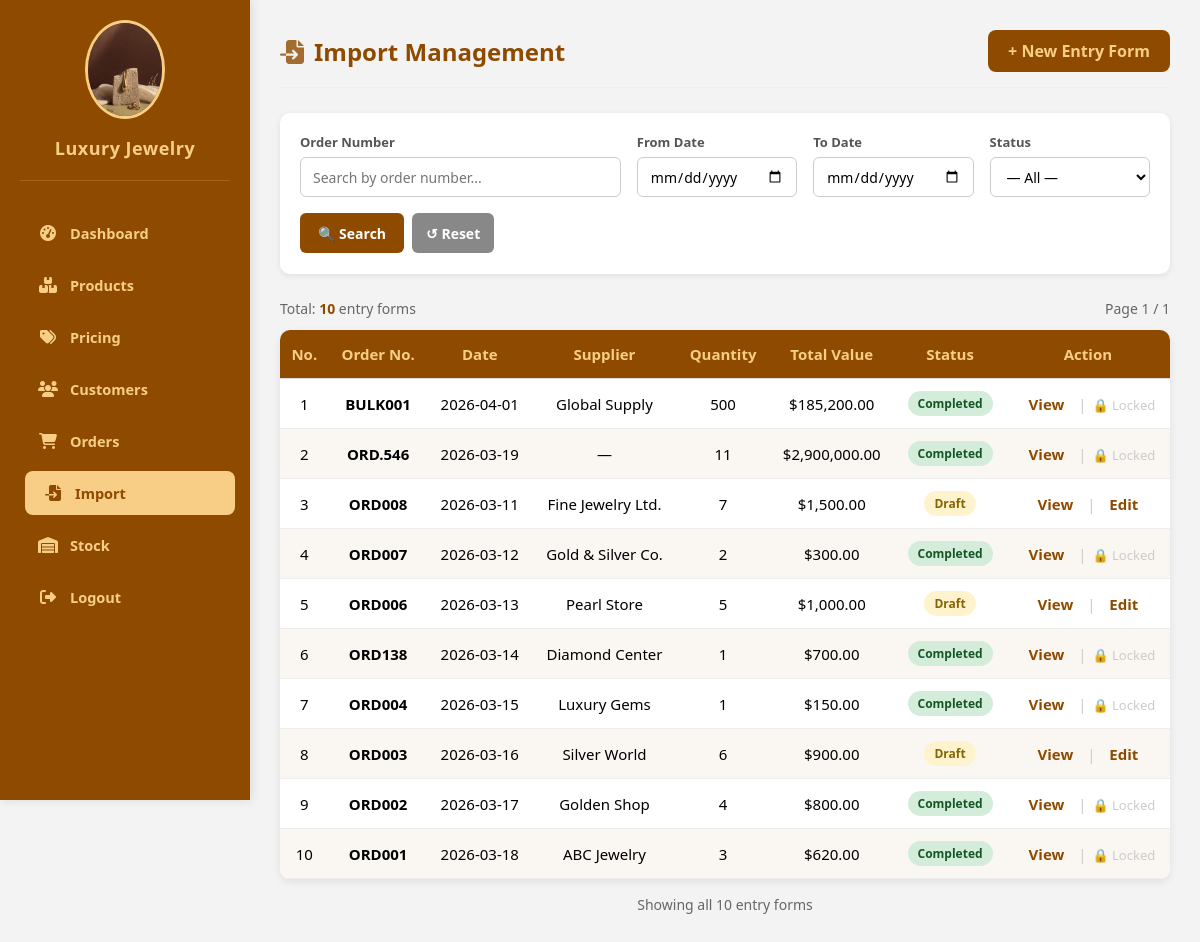
/Jewellery/admin/Import_product/import_management.php, run on the app's committed database.
### tables this page shows
CREATE TABLE `goods_receipt` (
  `id` int(11) NOT NULL AUTO_INCREMENT,
  `order_number` varchar(50) NOT NULL,
  `entry_date` date NOT NULL,
  `supplier` varchar(255) DEFAULT NULL,
  `total_quantity` int(11) DEFAULT 0,
  `total_value` decimal(15,2) DEFAULT 0.00,
  `status` enum('Draft','Completed') DEFAULT 'Draft',
  `created_at` timestamp NOT NULL DEFAULT current_timestamp(),
  PRIMARY KEY (`id`)
);

### Jewellery/admin/Import_product/import_management.php (the view, shortened to what this page needs)
<!DOCTYPE html>
<html lang="en">
<head>
  <link rel="stylesheet" href="../admin_function.css">
</head>
<body>
  <?php
  require_once "../../config/config.php";
  $search_order = trim($_GET['order'] ?? '');
  $search_from = trim($_GET['from'] ?? '');
  $search_to = trim($_GET['to'] ?? '');
  $search_status = trim($_GET['status'] ?? '');
  $page = max(1, (int) ($_GET['page'] ?? 1));
  $per_page = 10;
  $where_clauses = ['1'];
  $params = [];
  $types = '';
  $where_sql = implode(' AND ', $where_clauses);
  $count_sql = "SELECT COUNT(*) AS total FROM goods_receipt WHERE $where_sql";
  if ($params) {
    $stmt_count = $conn->prepare($count_sql);
    $stmt_count->bind_param($types, ...$params);
    $stmt_count->execute();
    $total_rows = $stmt_count->get_result()->fetch_assoc()['total'];
    $stmt_count->close();
  } else {
    $total_rows = $conn->query($count_sql)->fetch_assoc()['total'];
  }
  $total_pages = max(1, (int) ceil($total_rows / $per_page));
  $page = min($page, $total_pages);
  $offset = ($page - 1) * $per_page;
  $data_sql = "SELECT * FROM goods_receipt WHERE $where_sql ORDER BY id DESC LIMIT $per_page OFFSET $offset";
  if ($params) {
    $stmt_data = $conn->prepare($data_sql);
    $stmt_data->bind_param($types, ...$params);
    $stmt_data->execute();
    $result = $stmt_data->get_result();
  } else {
    $result = $conn->query($data_sql);
  }
  $rows = $result->fetch_all(MYSQLI_ASSOC);
  $is_searching = ($search_order !== '' || $search_from !== '' || $search_to !== '' || $search_status !== '');
  ?>
  <?php include '../sidebar_include.php'; ?>
  <main class="content">
    <div class="page-header">
      <h1><i class="fas fa-file-import" style="margin-right:10px; opacity:.8;"></i>Import Management</h1>
      <a href="add_entry_form.php" class="btn btn-primary">+ New Entry Form</a>
    </div>
    <div class="search-section">
      <form method="GET" action="import_management.php" id="search-form">
        <div class="search-row">
          <div class="search-group wide">
            <label class="search-label">Order Number</label>
            <input type="text" name="order" class="search-input" placeholder="Search by order number..."
              value="<?= htmlspecialchars($search_order) ?>">
          </div>
          <div class="search-group narrow">
            <label class="search-label">From Date</label>
            <input type="date" name="from" class="search-input" value="<?= htmlspecialchars($search_from) ?>">
          </div>
          <div class="search-group narrow">
            <label class="search-label">To Date</label>
            <input type="date" name="to" class="search-input" value="<?= htmlspecialchars($search_to) ?>">
          </div>
          <div class="search-group narrow">
            <label class="search-label">Status</label>
            <select name="status" class="search-select">
              <option value="">— All —</option>
            </select>
          </div>
          <div class="search-actions">
            <button type="submit" class="btn-search">🔍 Search</button>
            <a href="import_management.php" class="btn-reset">↺ Reset</a>
          </div>
        </div>
      </form>
    </div>
    <div class="result-info">
      <span class="result-count">
        <?php if ($is_searching): ?>
          Found <strong><?= $total_rows ?></strong> result<?= $total_rows != 1 ? 's' : '' ?>
          <?php if ($search_order): ?> for "<strong><?= htmlspecialchars($search_order) ?></strong>"<?php endif; ?>
        <?php else: ?>
          Total: <strong><?= $total_rows ?></strong> entry form<?= $total_rows != 1 ? 's' : '' ?>
        <?php endif; ?>
      </span>
      <span class="result-count">Page <?= $page ?> / <?= $total_pages ?></span>
    </div>
    <table>
      <thead>
        <tr>
          <th>No.</th>
          <th>Order No.</th>
          <th>Date</th>
          <th>Supplier</th>
          <th>Quantity</th>
          <th>Total Value</th>
          <th>Status</th>
          <th>Action</th>
        </tr>
      </thead>
      <tbody>
        <?php if (empty($rows)): ?>
          <tr class="no-results">
            <td colspan="8">
              <?= $is_searching ? 'No matching entry forms found.' : 'No entry forms yet.' ?>
            </td>
          </tr>
        <?php else: ?>
          <?php
          $i = ($page - 1) * $per_page + 1;
          foreach ($rows as $row):
            $badge = $row['status'] === 'Completed' ? 'badge-completed' : 'badge-draft';
            ?>
            <tr>
              <td><?= $i++ ?></td>
              <td><strong><?= htmlspecialchars($row['order_number']) ?></strong></td>
              <td><?= htmlspecialchars($row['entry_date']) ?></td>
              <td><?= htmlspecialchars($row['supplier'] ?? '—') ?></td>
              <td><?= intval($row['total_quantity']) ?></td>
              <td>$<?= number_format($row['total_value'], 2) ?></td>
              <td><span class="badge <?= $badge ?>"><?= $row['status'] ?></span></td>
              <td>
                <a href="entry_form_detail.php?id=<?= $row['id'] ?>" class="tbl-link">View</a>
                <span class="tbl-sep">|</span>
                <?php if ($row['status'] === 'Draft'): ?>
                  <a href="edit_entry_form.php?id=<?= $row['id'] ?>" class="tbl-link">Edit</a>
                <?php else: ?>
                  <span style="color:#ccc;font-size:13px;" title="This form is completed and cannot be edited">🔒
                    Locked</span>
                <?php endif; ?>
              </td>
            </tr>
          <?php endforeach; ?>
        <?php endif; ?>
      </tbody>
    </table>
    <?php if ($total_pages > 1): ?>
      <div class="pagination-wrap">
        <span class="pagination-info">
          Showing <?= ($page - 1) * $per_page + 1 ?>–<?= min($page * $per_page, $total_rows) ?> of <?= $total_rows ?>
        </span>
        <div class="pagination">
          <button class="pagination-btn" onclick="goPage(<?= $page - 1 ?>)" <?= $page <= 1 ? 'disabled' : '' ?>>&#10094;</button>
          <?php
          $start = max(1, $page - 2);
          $end = min($total_pages, $page + 2);
          if ($start > 1): ?><button class="pagination-btn" onclick="goPage(1)">1</button><?php if ($start > 2): ?><span
                style="padding:0 4px;color:#999">…</span><?php endif; endif;
          for ($p = $start; $p <= $end; $p++): ?>
            <button class="pagination-btn <?= $p === $page ? 'active' : '' ?>"
              onclick="goPage(<?= $p ?>)"><?= $p ?></button>
          <?php endfor;
          if ($end < $total_pages): ?>    <?php if ($end < $total_pages - 1): ?><span
                style="padding:0 4px;color:#999">…</span><?php endif; ?><button class="pagination-btn"
              onclick="goPage(<?= $total_pages ?>"><?= $total_pages ?></button><?php endif; ?>
          <button class="pagination-btn" onclick="goPage(<?= $page + 1 ?>)" <?= $page >= $total_pages ? 'disabled' : '' ?>>&#10095;</button>
        </div>
      </div>
    <?php else: ?>
      <div class="pagination-info" style="text-align:center;margin-top:16px;color:#666;font-size:14px;">
        Showing all <?= $total_rows ?> entry form<?= $total_rows != 1 ? 's' : '' ?>
      </div>
    <?php endif; ?>
  </main>
</body>
</html>

### Jewellery/admin/admin_function.css (style rules this page uses)
* { margin: 0; padding: 0; box-sizing: border-box; font-family: "Segoe UI", sans-serif; }
body { display: flex; min-height: 100vh; background-color: #f3f3f3; }
.content { flex: 1; padding: 30px; margin-left: 250px; }
main { flex: 1; padding: 25px 30px; margin-left: 250px; }
table { width: 100%; border-collapse: collapse; background: white; border-radius: 10px; overflow: hidden; box-shadow: 0 2px 5px rgba(0, 0, 0, 0.1); }
th, td { padding: 12px; text-align: left; border-bottom: 1px solid #ddd; }
th { background-color: #8e4b00; color: #f8ce86; }
.btn { display: inline-block; padding: 10px 16px; background-color: #8e4b00; color: #f8ce86; text-decoration: none; border-radius: 8px; font-weight: bold; text-align: center; transition: all 0.3s; border: none; }
.search-section { display: flex; align-items: center; gap: 20px; margin: 20px 0; flex-wrap: wrap; }
.search-group { display: flex; flex-direction: column; }
.search-label { font-weight: bold; color: #8e4b00; margin-bottom: 5px; }
.search-input, select { padding: 8px 10px; border: 1px solid #ccc; border-radius: 8px; width: 200px; font-size: 15px; transition: all 0.3s ease; }
.btn-search, .btn-reset { background-color: #8e4b00; color: #f8ce86; border: none; border-radius: 8px; padding: 10px 16px; cursor: pointer; transition: all 0.3s ease; display: flex; align-items: center; justify-content: center; margin-top: 26px; }
.pagination-info { color: #666; font-size: 14px; }

### Jewellery/admin/Import_product/import_management.php (style rules this page uses)
.btn { background: #8e4b00; color: #f8ce86; text-decoration: none; padding: 10px 20px; border-radius: 8px; font-weight: bold; transition: 0.3s; border: none; cursor: pointer; display: inline-block; }
.search-section { background: #fff; border-radius: 10px; padding: 20px; box-shadow: 0 2px 6px rgba(0, 0, 0, 0.08); margin-bottom: 25px; }
.search-row { display: flex; gap: 16px; align-items: flex-end; flex-wrap: wrap; }
.search-group { display: flex; flex-direction: column; min-width: 160px; }
.search-group.wide { flex: 2; }
.search-group.narrow { flex: 1; }
.search-label { font-weight: 600; color: #555; margin-bottom: 6px; font-size: 13px; }
.search-input, .search-select { padding: 9px 12px; border: 1px solid #ccc; border-radius: 6px; font-size: 14px; background: white; height: 40px; width: 100%; }
.search-actions { display: flex; gap: 8px; padding-bottom: 1px; }
.btn-search { background: #8e4b00; color: white; border: none; border-radius: 6px; padding: 0 18px; height: 40px; font-weight: 600; cursor: pointer; font-size: 14px; margin-top: 0 !important; }
.btn-reset { background: #888; color: white; border: none; border-radius: 6px; padding: 0 14px; height: 40px; font-weight: 600; cursor: pointer; font-size: 14px; text-decoration: none; display: inline-flex; align-items: center; margin-top: 0 !important; }
.page-header { display: flex; justify-content: space-between; align-items: center; margin-bottom: 25px; padding-bottom: 15px; border-bottom: 1px solid #eee; }
.page-header h1 { margin: 0; font-size: 24px; color: #8e4b00; }
.result-info { display: flex; justify-content: space-between; align-items: center; margin-bottom: 12px; }
.result-count { font-size: 14px; color: #666; }
.result-count strong { color: #8e4b00; }
table { width: 100%; border-collapse: separate; border-spacing: 0; background: #fff; border-radius: 10px; overflow: hidden; box-shadow: 0 3px 8px rgba(0, 0, 0, 0.08); }
th { background-color: #8e4b00; color: #f8ce86; font-weight: 600; text-align: center; padding: 14px 10px; font-size: 15px; }
td { text-align: center; padding: 12px 10px; border-bottom: 1px solid #eee; font-size: 15px; }
tr:nth-child(even) td { background: #faf6f2; }
.badge { display: inline-block; padding: 4px 10px; border-radius: 20px; font-size: 12px; font-weight: 700; }
.badge-draft { background: #fff3cd; color: #856404; }
.badge-completed { background: #d4edda; color: #155724; }
.tbl-link { color: #8e4b00; text-decoration: none; font-weight: 600; padding: 4px 8px; border-radius: 4px; }
.tbl-sep { color: #ccc; margin: 0 2px; }
.pagination-info { font-size: 14px; color: #666; }

### data on the page
goods_receipt: order_number "BULK001", entry_date "2026-04-01", supplier "Global Supply", total_quantity "500", total_value "185,200.00", status "Completed", shows "🔒 Locked"
goods_receipt: order_number "ORD.546", entry_date "2026-03-19", supplier "—", total_quantity "11", total_value "2,900,000.00", status "Completed", shows "🔒 Locked"
goods_receipt: order_number "ORD008", entry_date "2026-03-11", supplier "Fine Jewelry Ltd.", total_quantity "7", total_value "1,500.00", status "Draft"
goods_receipt: order_number "ORD007", entry_date "2026-03-12", supplier "Gold & Silver Co.", total_quantity "2", total_value "300.00", status "Completed", shows "🔒 Locked"
goods_receipt: order_number "ORD006", entry_date "2026-03-13", supplier "Pearl Store", total_quantity "5", total_value "1,000.00", status "Draft"
goods_receipt: order_number "ORD138", entry_date "2026-03-14", supplier "Diamond Center", total_quantity "1", total_value "700.00", status "Completed", shows "🔒 Locked"
goods_receipt: order_number "ORD004", entry_date "2026-03-15", supplier "Luxury Gems", total_quantity "1", total_value "150.00", status "Completed", shows "🔒 Locked"
goods_receipt: order_number "ORD003", entry_date "2026-03-16", supplier "Silver World", total_quantity "6", total_value "900.00", status "Draft"
goods_receipt: order_number "ORD002", entry_date "2026-03-17", supplier "Golden Shop", total_quantity "4", total_value "800.00", status "Completed", shows "🔒 Locked"
goods_receipt: order_number "ORD001", entry_date "2026-03-18", supplier "ABC Jewelry", total_quantity "3", total_value "620.00", status "Completed", shows "🔒 Locked"

### other printed values
$total_rows "10"
$page "1"
$total_pages "1"
